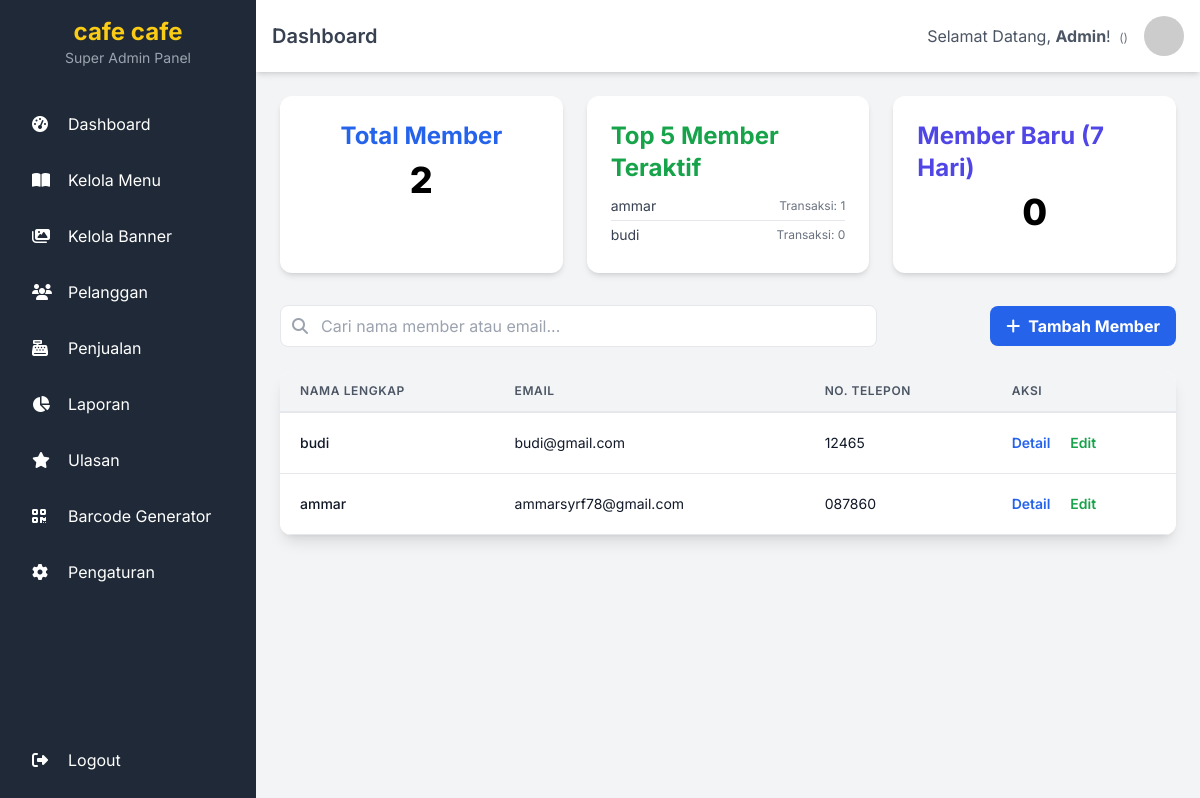
Before: /admin/pelanggan/pelanggan.php with the older database file.
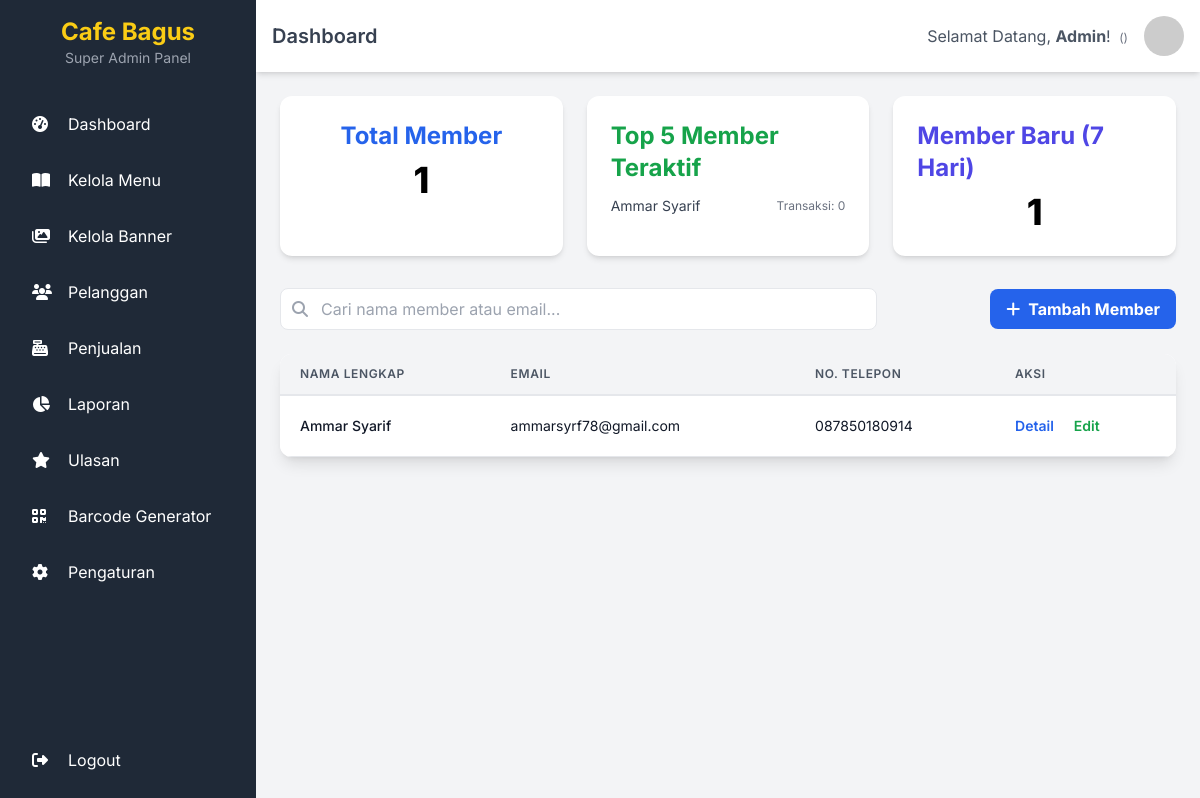
After: the same page with the newer database file.
### tables this page shows
CREATE TABLE `settings` (
  `id` int(10) UNSIGNED NOT NULL,
  `setting_name` varchar(191) NOT NULL,
  `setting_value` text DEFAULT NULL,
  `created_at` timestamp NOT NULL DEFAULT current_timestamp()
);

CREATE TABLE `members` (
  `id` int(10) UNSIGNED NOT NULL,
  `name` varchar(255) NOT NULL,
  `email` varchar(255) NOT NULL,
  `password` varchar(255) NOT NULL,
  `phone` varchar(30) DEFAULT NULL,
  `phone_number` varchar(30) DEFAULT NULL,
  `profile_image_url` varchar(255) DEFAULT NULL,
  `created_at` timestamp NOT NULL DEFAULT current_timestamp()
);

### admin/pelanggan/pelanggan.php (the view, shortened to what this page needs)
<?php
require_once '../includes/header.php';
require_once '../../app/config/db_connect.php';
$members = [];
$sql = "SELECT id, name, email, phone_number FROM members ORDER BY created_at DESC";
$result = $conn->query($sql);
if ($result && $result->num_rows > 0) {
    while ($row = $result->fetch_assoc()) {
        $members[] = $row;
    }
}
$total_members = count($members);
$top_members = [];
$top_sql = "SELECT m.id, m.name, m.email, COUNT(o.id) as transaksi FROM members m LEFT JOIN orders o ON m.id = o.member_id GROUP BY m.id ORDER BY transaksi DESC, m.name ASC LIMIT 5";
$top_result = $conn->query($top_sql);
if ($top_result && $top_result->num_rows > 0) {
    while ($row = $top_result->fetch_assoc()) {
        $top_members[] = $row;
    }
}
$new_members = 0;
$new_sql = "SELECT COUNT(*) as baru FROM members WHERE created_at >= DATE_SUB(NOW(), INTERVAL 7 DAY)";
$new_result = $conn->query($new_sql);
if ($new_result) {
    $new_members = $new_result->fetch_assoc()['baru'] ?? 0;
}
?>
<div class="container mx-auto">
    <div class="grid grid-cols-1 md:grid-cols-3 gap-6 mb-8">
        <div class="bg-white rounded-xl shadow-md p-6 flex flex-col items-center">
            <div class="text-2xl font-bold text-blue-600 mb-2">Total Member</div>
            <div class="text-4xl font-extrabold"><?= $total_members ?></div>
        </div>
        <div class="bg-white rounded-xl shadow-md p-6 flex flex-col items-center">
            <div class="text-2xl font-bold text-green-600 mb-2">Top 5 Member Teraktif</div>
            <ul class="text-gray-700 text-sm w-full">
                <?php foreach ($top_members as $tm): ?>
                    <li class="flex justify-between items-center py-1 border-b last:border-b-0">
                        <span><?= htmlspecialchars($tm['name']) ?></span>
                        <span class="text-xs text-gray-500">Transaksi: <?= $tm['transaksi'] ?></span>
                    </li>
                <?php endforeach; ?>
            </ul>
        </div>
        <div class="bg-white rounded-xl shadow-md p-6 flex flex-col items-center">
            <div class="text-2xl font-bold text-indigo-600 mb-2">Member Baru (7 Hari)</div>
            <div class="text-4xl font-extrabold"><?= $new_members ?></div>
        </div>
    </div>
    <div class="flex flex-col sm:flex-row justify-between items-center mb-6 gap-4">
        <div class="w-full sm:w-2/3">
            <div class="relative">
                <span class="absolute inset-y-0 left-0 flex items-center pl-3">
                    <i class="fas fa-search text-gray-400"></i>
                </span>
                <input type="text" id="searchInput" class="w-full pl-10 pr-4 py-2 border rounded-lg focus:outline-none focus:ring-2 focus:ring-blue-500" placeholder="Cari nama member atau email...">
            </div>
        </div>
        <a href="tambah_pelanggan.php" class="w-full sm:w-auto bg-blue-600 hover:bg-blue-700 text-white font-bold py-2 px-4 rounded-lg flex items-center justify-center">
            <i class="fas fa-plus mr-2"></i> Tambah Member
        </a>
    </div>
    <div class="bg-white rounded-xl shadow-lg overflow-x-auto">
        <table class="min-w-full leading-normal">
            <thead>
                <tr class="bg-gray-100">
                    <th class="px-5 py-3 border-b-2 border-gray-200 text-left text-xs font-semibold text-gray-600 uppercase tracking-wider">
                        Nama Lengkap
                    </th>
                    <th class="px-5 py-3 border-b-2 border-gray-200 text-left text-xs font-semibold text-gray-600 uppercase tracking-wider">
                        Email
                    </th>
                    <th class="px-5 py-3 border-b-2 border-gray-200 text-left text-xs font-semibold text-gray-600 uppercase tracking-wider">
                        No. Telepon
                    </th>
                    <th class="px-5 py-3 border-b-2 border-gray-200 text-left text-xs font-semibold text-gray-600 uppercase tracking-wider">
                        Aksi
                    </th>
                </tr>
            </thead>
            <tbody id="customer-table-body">
                <?php if (!empty($members)): ?>
                    <?php foreach ($members as $member): ?>
                        <tr class="customer-row" data-name="<?= strtolower(htmlspecialchars($member['name'])) ?>" data-email="<?= strtolower(htmlspecialchars($member['email'] ?? '')) ?>">
                            <td class="px-5 py-5 border-b border-gray-200 bg-white text-sm">
                                <p class="text-gray-900 whitespace-no-wrap font-medium"><?= htmlspecialchars($member['name']) ?></p>
                            </td>
                            <td class="px-5 py-5 border-b border-gray-200 bg-white text-sm">
                                <p class="text-gray-900 whitespace-no-wrap"><?= htmlspecialchars($member['email'] ?? 'Tidak ada email') ?></p>
                            </td>
                            <td class="px-5 py-5 border-b border-gray-200 bg-white text-sm">
                                <p class="text-gray-900 whitespace-no-wrap"><?= htmlspecialchars($member['phone_number'] ?? 'Tidak ada no. telp') ?></p>
                            </td>
                            <td class="px-5 py-5 border-b border-gray-200 bg-white text-sm">
                                <a href="detail_pelanggan.php?id=<?= $member['id'] ?>" class="text-blue-600 hover:text-blue-800 font-semibold mr-4">Detail</a>
                                <a href="edit_pelanggan.php?id=<?= $member['id'] ?>" class="text-green-600 hover:text-green-800 font-semibold">Edit</a>
                            </td>
                        </tr>
                    <?php endforeach; ?>
                <?php endif; ?>
            </tbody>
        </table>
    </div>
</div>
<?php
require_once '../includes/footer.php';
?>

### admin/includes/header.php (shortened to what this page needs)
<?php
require_once __DIR__ . '/../../app/config/config.php';
$nama_toko = 'Toko Kopi Anda';
try {
    $stmt = $pdo->prepare("SELECT setting_value FROM settings WHERE setting_name = 'cafe_name'");
    $stmt->execute();
    $pengaturan = $stmt->fetch(PDO::FETCH_ASSOC);
    if ($pengaturan && !empty($pengaturan['setting_value'])) {
        $nama_toko = $pengaturan['setting_value'];
    }
} catch (PDOException $e) {
}
$user_name = 'Admin';
?>
<!DOCTYPE html>
<html lang="id">
<head>
    <script src="https://cdn.tailwindcss.com"></script>
    <link rel="stylesheet" href="https://cdnjs.cloudflare.com/ajax/libs/font-awesome/6.5.1/css/all.min.css">
</head>
<body class="bg-gray-100 h-screen overflow-hidden relative">
    <div class="flex h-full">
        <aside id="sidebar" class="w-64 bg-gray-800 text-white p-4 flex-col fixed inset-y-0 left-0 transform -translate-x-full md:relative md:translate-x-0 transition-transform duration-300 ease-in-out z-30 flex">
            <div class="mb-8 text-center">
                <h1 class="text-2xl font-bold text-yellow-400"><?= htmlspecialchars($nama_toko) ?></h1>
                <p class="text-sm text-gray-400">Super Admin Panel</p>
            </div>
            <nav class="flex-grow">
                <a href="<?= BASE_URL ?>admin/index.php" class="sidebar-link flex items-center py-3 px-4 rounded-lg transition duration-200 hover:bg-gray-700">
                    <i class="fas fa-tachometer-alt w-6 mr-3"></i> Dashboard
                </a>
                <a href="<?= BASE_URL ?>admin/menu/kelolamenu.php" class="sidebar-link flex items-center py-3 px-4 rounded-lg transition duration-200 hover:bg-gray-700 mt-2">
                    <i class="fas fa-book-open w-6 mr-3"></i> Kelola Menu
                </a>
                <a href="<?= BASE_URL ?>admin/banner/kelola_banner.php" class="sidebar-link flex items-center py-3 px-4 rounded-lg transition duration-200 hover:bg-gray-700 mt-2">
                    <i class="fas fa-images w-6 mr-3"></i> Kelola Banner
                </a>
                <a href="<?= BASE_URL ?>admin/pelanggan/pelanggan.php" class="sidebar-link flex items-center py-3 px-4 rounded-lg transition duration-200 hover:bg-gray-700 mt-2">
                    <i class="fas fa-users w-6 mr-3"></i> Pelanggan
                </a>
                <a href="<?= BASE_URL ?>admin/penjualan/penjualan.php" class="sidebar-link flex items-center py-3 px-4 rounded-lg transition duration-200 hover:bg-gray-700 mt-2">
                    <i class="fas fa-cash-register w-6 mr-3"></i> Penjualan
                </a>
                <a href="<?= BASE_URL ?>admin/laporan.php" class="sidebar-link flex items-center py-3 px-4 rounded-lg transition duration-200 hover:bg-gray-700 mt-2">
                    <i class="fas fa-chart-pie w-6 mr-3"></i> Laporan
                </a>
                <a href="<?= BASE_URL ?>admin/ulasan.php" class="sidebar-link flex items-center py-3 px-4 rounded-lg transition duration-200 hover:bg-gray-700 mt-2">
                    <i class="fas fa-star w-6 mr-3"></i> Ulasan
                </a>
                <a href="<?= BASE_URL ?>admin/barcode_generator.php" class="sidebar-link flex items-center py-3 px-4 rounded-lg transition duration-200 hover:bg-gray-700 mt-2">
                    <i class="fas fa-qrcode w-6 mr-3"></i> Barcode Generator
                </a>
                <a href="<?= BASE_URL ?>admin/pengaturan.php" class="sidebar-link flex items-center py-3 px-4 rounded-lg transition duration-200 hover:bg-gray-700 mt-2">
                    <i class="fas fa-cog w-6 mr-3"></i> Pengaturan
                </a>
            </nav>
            <div class="mt-auto">
                <a href="<?= BASE_URL ?>auth/admin_logout.php" class="sidebar-link flex items-center py-3 px-4 rounded-lg transition duration-200 hover:bg-red-700 mt-2">
                    <i class="fas fa-sign-out-alt w-6 mr-3"></i> Logout
                </a>
            </div>
        </aside>
        <div class="flex-1 flex flex-col overflow-hidden">
            <header class="bg-white shadow-md p-4 flex justify-between items-center sticky top-0 z-10">
                <div class="flex items-center">
                    <h2 class="text-xl font-semibold text-gray-700" id="page-title">Dashboard</h2>
                </div>
                <div class="flex items-center">
                    <span class="text-gray-600 mr-4 hidden sm:block">
                        Selamat Datang, <strong><?= htmlspecialchars($user_name) ?></strong>!
                        <span class="text-xs text-gray-500 ml-1">(<?= ucfirst($_SESSION['admin_role'] ?? '') ?>)</span>
                    </span>
                    <img src="https://placehold.co/40x40/5958A1/FFFFFF?text=A" alt="Admin" class="rounded-full">
                </div>
            </header>
            <main class="p-6 flex-1 overflow-y-auto">

### admin/includes/footer.php (shortened to what this page needs)
        </main>
    </div>
</body>
</html>

### admin/includes/header.php (style rules this page uses)
body { font-family: 'Inter', sans-serif; }

Changed rows visible on the page:
removed members: name "budi", transaksi "0", email "budi@gmail.com", phone_number "12465"
changed settings: setting_value "cafe cafe" → "Cafe Bagus"
changed members "ammarsyrf78@gmail.com": name "ammar" → "Ammar Syarif"; transaksi "1" → "0"; phone_number "087860" → "087850180914"
Other visible differences:
$total_members: "2" → "1"
$new_members: "0" → "1"
